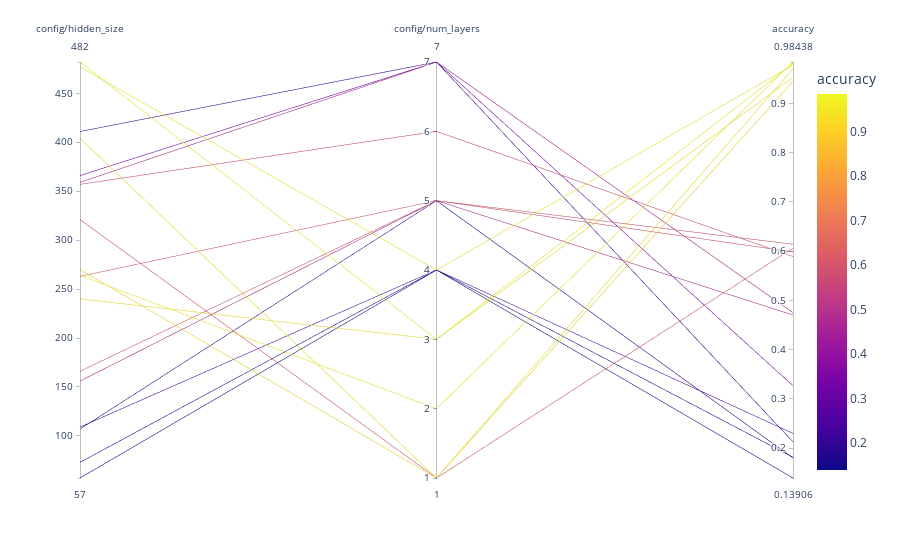

Notebook cell for this chart:
### Code cell
visualize.parallel_plot(analysis, columns)

### Figure 1 — Plotly figure (JSON) as saved in the notebook; plotly's stock layout.template omitted (floating-point values rounded to 4 significant figures)
{"data": [{"dimensions": [{"label": "config/hidden_size", "values": [270, 477, 156, 264, 109, 359, 263, 411, 73, 166, 357, 240, 57, 404, 482, 321, 107, 366]}, {"label": "config/num_layers", "values": [1, 4, 5, 2, 4, 7, 5, 7, 4, 5, 6, 3, 4, 1, 3, 1, 5, 7]}, {"label": "accuracy", "values": [0.9453, 0.9781, 0.4703, 0.9844, 0.2297, 0.475, 0.6141, 0.2125, 0.1813, 0.5984, 0.5891, 0.9531, 0.1391, 0.9703, 0.9812, 0.6062, 0.1797, 0.3266]}], "domain": {"x": [0, 1], "y": [0, 1]}, "line": {"color": [0.9453, 0.9781, 0.4703, 0.9844, 0.2297, 0.475, 0.6141, 0.2125, 0.1813, 0.5984, 0.5891, 0.9531, 0.1391, 0.9703, 0.9812, 0.6062, 0.1797, 0.3266], "coloraxis": "coloraxis"}, "name": "", "type": "parcoords"}], "layout": {"autosize": true, "coloraxis": {"colorbar": {"title": {"text": "accuracy"}}, "colorscale": [[0, "#0d0887"], [0.1111, "#46039f"], [0.2222, "#7201a8"], [0.3333, "#9c179e"], [0.4444, "#bd3786"], [0.5556, "#d8576b"], [0.6667, "#ed7953"], [0.7778, "#fb9f3a"], [0.8889, "#fdca26"], [1, "#f0f921"]]}, "legend": {"tracegroupgap": 0}, "margin": {"t": 60}}}
